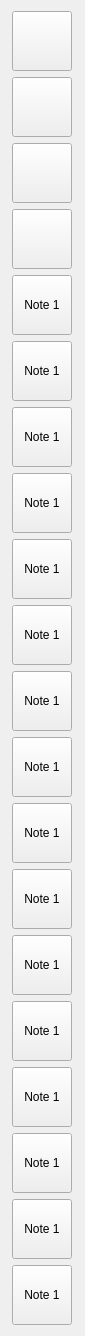
    <widget class="QWidget" name="scrollAreaWidgetContents">
     <property name="geometry">
      <rect>
       <x>0</x>
       <y>0</y>
       <width>85</width>
       <height>1332</height>
      </rect>
     </property>
     <layout class="QGridLayout" name="gridLayout_2">
      <item row="11" column="0">
       <widget class="QPushButton" name="pushButtonNote12">
        <property name="minimumSize">
         <size>
          <width>60</width>
          <height>60</height>
         </size>
        </property>
        <property name="maximumSize">
         <size>
          <width>60</width>
          <height>60</height>
         </size>
        </property>
        <property name="text">
         <string>Note 1</string>
        </property>
       </widget>
      </item>
      <item row="10" column="0">
       <widget class="QPushButton" name="pushButtonNote11">
        <property name="minimumSize">
         <size>
          <width>60</width>
          <height>60</height>
         </size>
        </property>
        <property name="maximumSize">
         <size>
          <width>60</width>
          <height>60</height>
         </size>
        </property>
        <property name="text">
         <string>Note 1</string>
        </property>
       </widget>
      </item>
      <item row="15" column="0">
       <widget class="QPushButton" name="pushButtonNote16">
        <property name="minimumSize">
         <size>
          <width>60</width>
          <height>60</height>
         </size>
        </property>
        <property name="maximumSize">
         <size>
          <width>60</width>
          <height>60</height>
         </size>
        </property>
        <property name="text">
         <string>Note 1</string>
        </property>
       </widget>
      </item>
      <item row="0" column="0">
       <widget class="QPushButton" name="pushButtonNote1">
        <property name="minimumSize">
         <size>
          <width>60</width>
          <height>60</height>
         </size>
        </property>
        <property name="maximumSize">
         <size>
          <width>60</width>
          <height>60</height>
         </size>
        </property>
        <property name="text">
         <string/>
        </property>
       </widget>
      </item>
      <item row="6" column="0">
       <widget class="QPushButton" name="pushButtonNote7">
        <property name="minimumSize">
         <size>
          <width>60</width>
          <height>60</height>
         </size>
        </property>
        <property name="maximumSize">
         <size>
          <width>60</width>
          <height>60</height>
         </size>
        </property>
        <property name="text">
         <string>Note 1</string>
        </property>
       </widget>
      </item>
      <item row="16" column="0">
       <widget class="QPushButton" name="pushButtonNote17">
        <property name="minimumSize">
         <size>
          <width>60</width>
          <height>60</height>
         </size>
        </property>
        <property name="maximumSize">
         <size>
          <width>60</width>
          <height>60</height>
         </size>
        </property>
        <property name="text">
         <string>Note 1</string>
        </property>
       </widget>
      </item>
      <item row="14" column="0">
       <widget class="QPushButton" name="pushButtonNote15">
        <property name="minimumSize">
         <size>
          <width>60</width>
          <height>60</height>
         </size>
        </property>
        <property name="maximumSize">
         <size>
          <width>60</width>
          <height>60</height>
         </size>
        </property>
        <property name="text">
         <string>Note 1</string>
        </property>
       </widget>
      </item>
      <item row="8" column="0">
       <widget class="QPushButton" name="pushButtonNote9">
        <property name="minimumSize">
         <size>
          <width>60</width>
          <height>60</height>
         </size>
        </property>
        <property name="maximumSize">
         <size>
          <width>60</width>
          <height>60</height>
         </size>
        </property>
        <property name="text">
         <string>Note 1</string>
        </property>
       </widget>
      </item>
      <item row="13" column="0">
       <widget class="QPushButton" name="pushButtonNote14">
        <property name="minimumSize">
         <size>
          <width>60</width>
          <height>60</height>
         </size>
        </property>
        <property name="maximumSize">
         <size>
          <width>60</width>
          <height>60</height>
         </size>
        </property>
        <property name="text">
         <string>Note 1</string>
        </property>
       </widget>
      </item>
      <item row="2" column="0">
       <widget class="QPushButton" name="pushButtonNote3">
        <property name="minimumSize">
         <size>
          <width>60</width>
          <height>60</height>
         </size>
        </property>
        <property name="maximumSize">
         <size>
          <width>60</width>
          <height>60</height>
         </size>
        </property>
        <property name="text">
         <string/>
        </property>
       </widget>
      </item>
      <item row="18" column="0">
       <widget class="QPushButton" name="pushButtonNote19">
        <property name="minimumSize">
         <size>
          <width>60</width>
          <height>60</height>
         </size>
        </property>
        <property name="maximumSize">
         <size>
          <width>60</width>
          <height>60</height>
         </size>
        </property>
        <property name="text">
         <string>Note 1</string>
        </property>
       </widget>
      </item>
      <item row="1" column="0">
       <widget class="QPushButton" name="pushButtonNote2">
        <property name="minimumSize">
         <size>
          <width>60</width>
          <height>60</height>
         </size>
        </property>
        <property name="maximumSize">
         <size>
          <width>60</width>
          <height>60</height>
         </size>
        </property>
        <property name="text">
         <string/>
        </property>
       </widget>
      </item>
      <item row="9" column="0">
       <widget class="QPushButton" name="pushButtonNote10">
        <property name="minimumSize">
         <size>
          <width>60</width>
          <height>60</height>
         </size>
        </property>
        <property name="maximumSize">
         <size>
          <width>60</width>
          <height>60</height>
         </size>
        </property>
        <property name="text">
         <string>Note 1</string>
        </property>
       </widget>
      </item>
      <item row="17" column="0">
       <widget class="QPushButton" name="pushButtonNote18">
        <property name="minimumSize">
         <size>
          <width>60</width>
          <height>60</height>
         </size>
        </property>
        <property name="maximumSize">
         <size>
          <width>60</width>
          <height>60</height>
         </size>
        </property>
        <property name="text">
         <string>Note 1</string>
        </property>
       </widget>
      </item>
      <item row="4" column="0">
       <widget class="QPushButton" name="pushButtonNote5">
        <property name="minimumSize">
         <size>
          <width>60</width>
          <height>60</height>
         </size>
        </property>
        <property name="maximumSize">
         <size>
          <width>60</width>
          <height>60</height>
         </size>
        </property>
        <property name="text">
         <string>Note 1</string>
        </property>
       </widget>
      </item>
      <item row="7" column="0">
       <widget class="QPushButton" name="pushButtonNote8">
        <property name="minimumSize">
         <size>
          <width>60</width>
          <height>60</height>
         </size>
        </property>
        <property name="maximumSize">
         <size>
          <width>60</width>
          <height>60</height>
         </size>
        </property>
        <property name="text">
         <string>Note 1</string>
        </property>
       </widget>
      </item>
      <item row="12" column="0">
       <widget class="QPushButton" name="pushButtonNote13">
        <property name="minimumSize">
         <size>
          <width>60</width>
          <height>60</height>
         </size>
        </property>
        <property name="maximumSize">
         <size>
          <width>60</width>
          <height>60</height>
         </size>
        </property>
        <property name="text">
         <string>Note 1</string>
        </property>
       </widget>
      </item>
      <item row="3" column="0">
       <widget class="QPushButton" name="pushButtonNote4">
        <property name="minimumSize">
         <size>
          <width>60</width>
          <height>60</height>
         </size>
        </property>
        <property name="maximumSize">
         <size>
          <width>60</width>
          <height>60</height>
         </size>
        </property>
        <property name="text">
         <string/>
        </property>
       </widget>
      </item>
      <item row="19" column="0">
       <widget class="QPushButton" name="pushButtonNote20">
        <property name="minimumSize">
         <size>
          <width>60</width>
          <height>60</height>
         </size>
        </property>
        <property name="maximumSize">
         <size>
          <width>60</width>
          <height>60</height>
         </size>
        </property>
        <property name="text">
         <string>Note 1</string>
        </property>
       </widget>
      </item>
      <item row="5" column="0">
       <widget class="QPushButton" name="pushButtonNote6">
        <property name="minimumSize">
         <size>
          <width>60</width>
          <height>60</height>
         </size>
        </property>
        <property name="maximumSize">
         <size>
          <width>60</width>
          <height>60</height>
         </size>
        </property>
        <property name="text">
         <string>Note 1</string>
        </property>
       </widget>
      </item>
     </layout>
    </widget>
